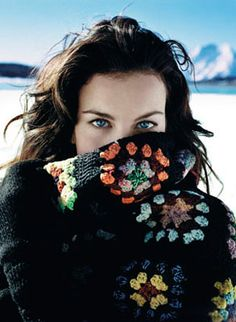
#> input picture Opencv Module Ejemplos/tyler1.jpg, 236 x 322 px
$ python '10_Deteccion del teclado.py'
#> lines starting #> are read from the running program, lines starting #| are printed output that depends on the picture
import cv2

img = cv2.imread("tyler1.jpg",0)
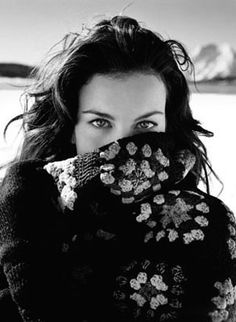
#> img: shape (322, 236); min 0, max 255, mean 85.8

cv2.imshow('teclado',img)

k = cv2.waitKey(0)
#> (key Esc is pressed here)

if k == ord("g"):
	cv2.imwrite('image_gris.jpg',img)
	cv2.destroyAllWindows()
elif k == 27:
	cv2.destroyAllWindows()
